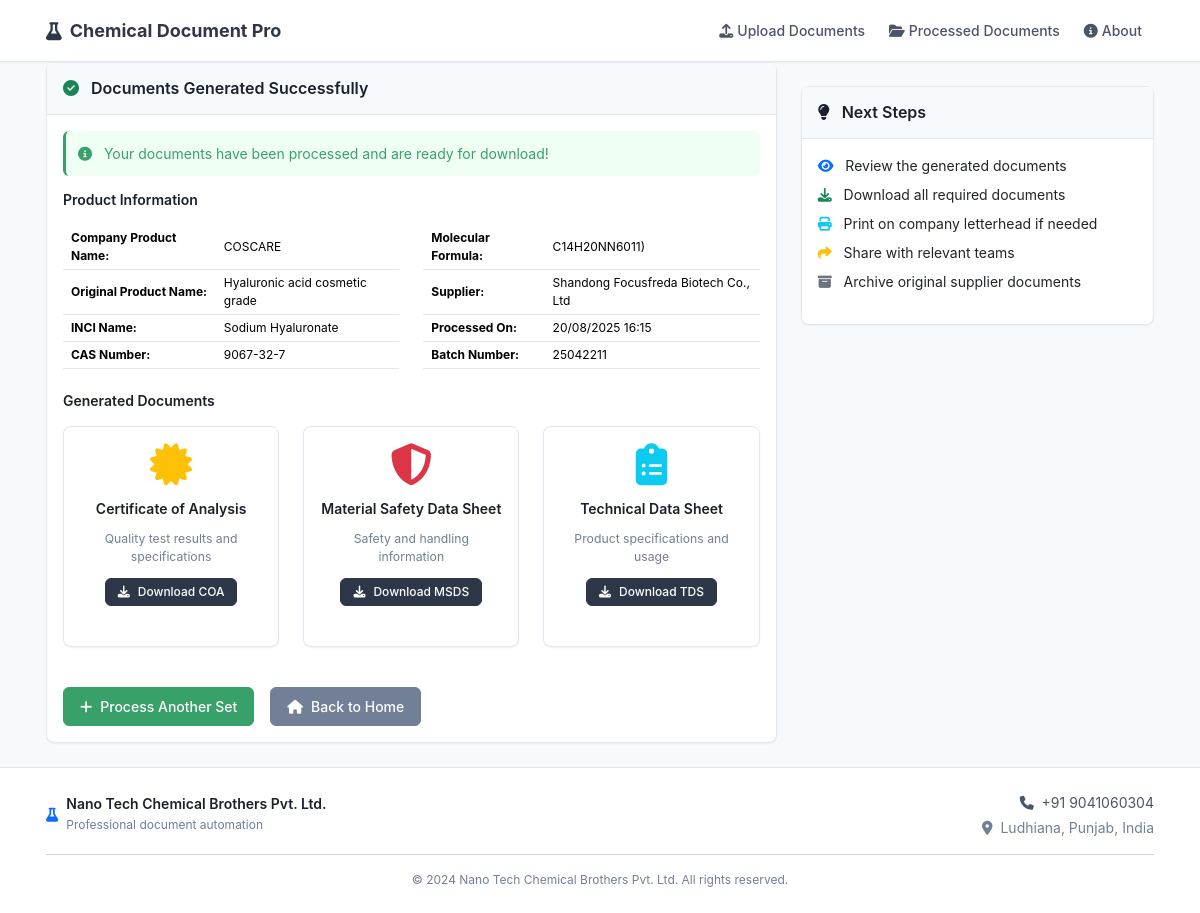
The page /results/7 on the database its author committed.
### models.py (models this page shows, shortened)
class DocumentSet(db.Model):
    id = db.Column(db.Integer, primary_key=True)
    original_product_name = db.Column(db.String(200), nullable=False)
    company_product_name = db.Column(db.String(200), nullable=False)
    supplier_name = db.Column(db.String(200), nullable=False)
    cas_number = db.Column(db.String(50))
    inci_name = db.Column(db.String(200))
    molecular_formula = db.Column(db.String(100))
    batch_number = db.Column(db.String(100))
    manufacturing_date = db.Column(db.Date)
    expiry_date = db.Column(db.Date)
    created_at = db.Column(db.DateTime, default=datetime.utcnow)
    supplier_coa_path = db.Column(db.String(500))
    supplier_msds_path = db.Column(db.String(500))
    supplier_tds_path = db.Column(db.String(500))
    generated_coa_path = db.Column(db.String(500))
    generated_msds_path = db.Column(db.String(500))
    generated_tds_path = db.Column(db.String(500))
    extracted_data = db.Column(db.Text)  # Will store JSON string

### routes.py (the view)
@app.route('/results/<int:doc_set_id>')
def results(doc_set_id):
    doc_set = DocumentSet.query.get_or_404(doc_set_id)
    extracted_data = json.loads(doc_set.extracted_data) if doc_set.extracted_data else {}
    return render_template('results.html', doc_set=doc_set, extracted_data=extracted_data)

### templates/results.html (shortened to what this page needs)
{% extends "base.html" %}
{% block content %}
<div class="container">
    <div class="row">
        <div class="col-lg-8">
            <div class="card">
                <div class="card-header">
                    <h3 class="card-title mb-0">
                        <i class="fas fa-check-circle text-success me-2"></i>
                        Documents Generated Successfully
                    </h3>
                </div>
                <div class="card-body">
                    <div class="alert alert-success" role="alert">
                        <i class="fas fa-info-circle me-2"></i>
                        Your documents have been processed and are ready for download!
                    </div>
                    <h5 class="mb-3">Product Information</h5>
                    <div class="row mb-4">
                        <div class="col-md-6">
                            <table class="table table-sm">
                                <tr>
                                    <td><strong>Company Product Name:</strong></td>
                                    <td>{{ doc_set.company_product_name }}</td>
                                </tr>
                                <tr>
                                    <td><strong>Original Product Name:</strong></td>
                                    <td>{{ doc_set.original_product_name or 'N/A' }}</td>
                                </tr>
                                <tr>
                                    <td><strong>INCI Name:</strong></td>
                                    <td>{{ doc_set.inci_name or 'N/A' }}</td>
                                </tr>
                                <tr>
                                    <td><strong>CAS Number:</strong></td>
                                    <td>{{ doc_set.cas_number or 'N/A' }}</td>
                                </tr>
                            </table>
                        </div>
                        <div class="col-md-6">
                            <table class="table table-sm">
                                <tr>
                                    <td><strong>Molecular Formula:</strong></td>
                                    <td>{{ doc_set.molecular_formula or 'N/A' }}</td>
                                </tr>
                                <tr>
                                    <td><strong>Supplier:</strong></td>
                                    <td>{{ doc_set.supplier_name or 'N/A' }}</td>
                                </tr>
                                <tr>
                                    <td><strong>Processed On:</strong></td>
                                    <td>{{ doc_set.created_at.strftime('%d/%m/%Y %H:%M') }}</td>
                                </tr>
                                <tr>
                                    <td><strong>Batch Number:</strong></td>
                                    <td>{{ doc_set.batch_number or 'Auto-generated' }}</td>
                                </tr>
                            </table>
                        </div>
                    </div>
                    <h5 class="mb-3">Generated Documents</h5>
                    <div class="row">
                        <div class="col-md-4 mb-3">
                            <div class="card h-100">
                                <div class="card-body text-center">
                                    <i class="fas fa-certificate fa-3x text-warning mb-3"></i>
                                    <h6>Certificate of Analysis</h6>
                                    <p class="text-muted small">Quality test results and specifications</p>
                                    {% if doc_set.generated_coa_path %}
                                        <a href="{{ url_for('download', doc_set_id=doc_set.id, doc_type='coa') }}"
                                           class="btn btn-primary btn-sm">
                                            <i class="fas fa-download me-1"></i>Download COA
                                        </a>
                                    {% else %}
                                        <span class="text-muted">Not available</span>
                                    {% endif %}
                                </div>
                            </div>
                        </div>
                        <div class="col-md-4 mb-3">
                            <div class="card h-100">
                                <div class="card-body text-center">
                                    <i class="fas fa-shield-alt fa-3x text-danger mb-3"></i>
                                    <h6>Material Safety Data Sheet</h6>
                                    <p class="text-muted small">Safety and handling information</p>
                                    {% if doc_set.generated_msds_path %}
                                        <a href="{{ url_for('download', doc_set_id=doc_set.id, doc_type='msds') }}"
                                           class="btn btn-primary btn-sm">
                                            <i class="fas fa-download me-1"></i>Download MSDS
                                        </a>
                                    {% else %}
                                        <span class="text-muted">Not available</span>
                                    {% endif %}
                                </div>
                            </div>
                        </div>
                        <div class="col-md-4 mb-3">
                            <div class="card h-100">
                                <div class="card-body text-center">
                                    <i class="fas fa-clipboard-list fa-3x text-info mb-3"></i>
                                    <h6>Technical Data Sheet</h6>
                                    <p class="text-muted small">Product specifications and usage</p>
                                    {% if doc_set.generated_tds_path %}
                                        <a href="{{ url_for('download', doc_set_id=doc_set.id, doc_type='tds') }}"
                                           class="btn btn-primary btn-sm">
                                            <i class="fas fa-download me-1"></i>Download TDS
                                        </a>
                                    {% else %}
                                        <span class="text-muted">Not available</span>
                                    {% endif %}
                                </div>
                            </div>
                        </div>
                    </div>
                    <div class="d-grid gap-2 d-md-flex justify-content-md-start mt-4">
                        <a href="{{ url_for('upload') }}" class="btn btn-success me-md-2">
                            <i class="fas fa-plus me-1"></i>
                            Process Another Set
                        </a>
                        <a href="{{ url_for('index') }}" class="btn btn-secondary">
                            <i class="fas fa-home me-1"></i>
                            Back to Home
                        </a>
                    </div>
                </div>
            </div>
        </div>
        <div class="col-lg-4">
            <div class="card mt-4">
                <div class="card-header">
                    <h5 class="card-title mb-0">
                        <i class="fas fa-lightbulb me-2"></i>
                        Next Steps
                    </h5>
                </div>
                <div class="card-body">
                    <ul class="list-unstyled">
                        <li class="mb-2">
                            <i class="fas fa-eye text-primary me-2"></i>
                            Review the generated documents
                        </li>
                        <li class="mb-2">
                            <i class="fas fa-download text-success me-2"></i>
                            Download all required documents
                        </li>
                        <li class="mb-2">
                            <i class="fas fa-print text-info me-2"></i>
                            Print on company letterhead if needed
                        </li>
                        <li class="mb-2">
                            <i class="fas fa-share text-warning me-2"></i>
                            Share with relevant teams
                        </li>
                        <li class="mb-2">
                            <i class="fas fa-archive text-secondary me-2"></i>
                            Archive original supplier documents
                        </li>
                    </ul>
                </div>
            </div>
        </div>
    </div>
</div>
{% endblock %}

### static/css/custom.css (style rules this page uses)
:root { --primary: #2d3748; --primary-light: #4a5568; --primary-dark: #1a202c; --secondary: #718096; --accent: #3182ce; --success: #38a169; --warning: #d69e2e; --danger: #e53e3e; --white: #ffffff; --gray-50: #f7fafc; --gray-100: #edf2f7; --gray-200: #e2e8f0; --gray-300: #cbd5e1; --gray-400: #a0aec0; --gray-500: #718096; --gray-600: #4a5568; --gray-700: #2d3748; --gray-800: #1a202c; --gray-900: #171923; --space-xs: 0.25rem; --space-sm: 0.5rem; --space-md: 0.75rem; --space-lg: 1rem; --space-xl: 1.5rem; --space-2xl: 2rem; --font-size-xs: 0.75rem; --font-size-sm: 0.875rem; --font-size-base: 0.875rem; --font-size-lg: 1rem; --font-size-xl: 1.125rem; --font-size-2xl: 1.25rem; --font-size-3xl: 1.5rem; --shadow-sm: 0 1px 2px 0 rgb(0 0 0 / 0.05); --shadow: 0 1px 3px 0 rgb(0 0 0 / 0.1); --shadow-md: 0 4px 6px -1px rgb(0 0 0 / 0.1); --radius-sm: 0.25rem; --radius: 0.375rem; --radius-md: 0.5rem; --radius-lg: 0.75rem; }
body { font-family: -apple-system, BlinkMacSystemFont, 'Segoe UI', Roboto, 'Helvetica Neue', Arial, sans-serif; font-size: var(--font-size-base); line-height: 1.5; color: var(--gray-700); background: var(--gray-50); margin: 0; padding: 0; }
h1, h2, h3, h4, h5, h6 { color: var(--gray-800); font-weight: 600; margin-bottom: var(--space-md); }
h3 { font-size: var(--font-size-xl); }
h5 { font-size: var(--font-size-base); }
h6 { font-size: var(--font-size-sm); }
p { margin-bottom: var(--space-md); }
.card { background: var(--white); border: 1px solid var(--gray-200); border-radius: var(--radius-md); box-shadow: var(--shadow-sm); margin-bottom: var(--space-xl); transition: all 0.2s ease; }
.card-header { background: var(--gray-50); border-bottom: 1px solid var(--gray-200); padding: var(--space-lg); border-radius: var(--radius-md) var(--radius-md) 0 0; }
.card-body { padding: var(--space-lg); }
.card-title { font-size: var(--font-size-lg); font-weight: 600; color: var(--gray-800); margin-bottom: 0; }
.btn { font-size: var(--font-size-sm); font-weight: 500; padding: var(--space-sm) var(--space-lg); border-radius: var(--radius); border: 1px solid transparent; transition: all 0.2s ease; display: inline-flex; align-items: center; gap: var(--space-xs); }
.btn-sm { padding: var(--space-xs) var(--space-md); font-size: var(--font-size-xs); }
.btn-primary { background: var(--primary); border-color: var(--primary); color: white; }
.btn-secondary { background: var(--gray-500); border-color: var(--gray-500); color: white; }
.btn-success { background: var(--success); border-color: var(--success); color: white; }
.table { font-size: var(--font-size-sm); margin-bottom: 0; }
.table th, .table td { padding: var(--space-sm); border-color: var(--gray-200); vertical-align: middle; }
.table-sm th, .table-sm td { padding: var(--space-xs) var(--space-sm); font-size: var(--font-size-xs); }
.alert { font-size: var(--font-size-sm); padding: var(--space-md); border: none; border-radius: var(--radius); border-left: 3px solid; }
.alert-success { background: #f0fff4; color: var(--success); border-left-color: var(--success); }
.container { padding: 0 var(--space-lg); }
.text-muted { color: var(--gray-500) !important; }
.card, .alert { animation: fadeIn 0.2s ease-out; }

### rows shown on the page
DocumentSet: company_product_name "COSCARE", original_product_name "Hyaluronic acid cosmetic grade", inci_name "Sodium Hyaluronate", cas_number "9067-32-7", molecular_formula "C14H20NN6011)", supplier_name "Shandong Focusfreda Biotech Co., Ltd", created_at "20/08/2025 16:15", batch_number "25042211"
